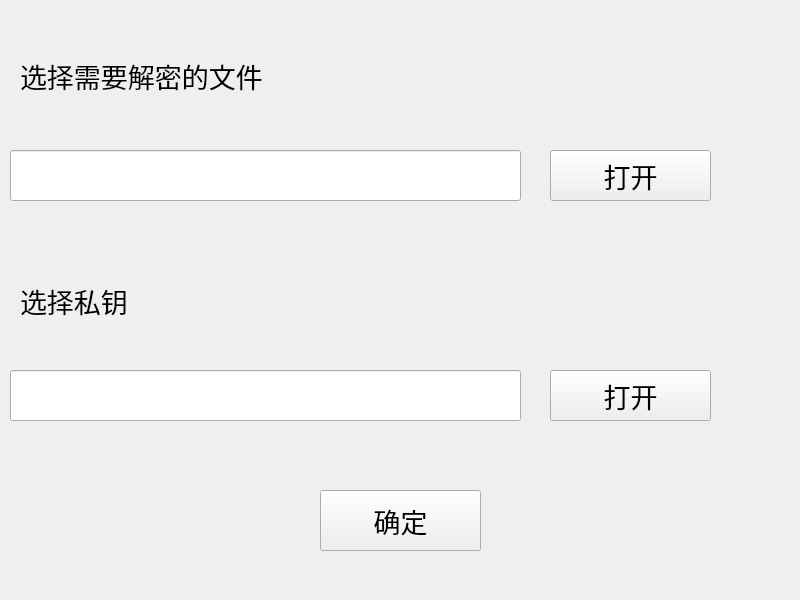
<?xml version="1.0" encoding="UTF-8"?>
<ui version="4.0">
 <class>hashSum</class>
 <widget class="QWidget" name="hashSum">
  <property name="geometry">
   <rect>
    <x>0</x>
    <y>0</y>
    <width>800</width>
    <height>600</height>
   </rect>
  </property>
  <property name="windowTitle">
   <string>RSA解密</string>
  </property>
  <widget class="QLabel" name="label">
   <property name="geometry">
    <rect>
     <x>20</x>
     <y>30</y>
     <width>621</width>
     <height>91</height>
    </rect>
   </property>
   <property name="font">
    <font>
     <family>隶书</family>
     <pointsize>20</pointsize>
    </font>
   </property>
   <property name="text">
    <string>选择需要解密的文件</string>
   </property>
   <property name="wordWrap">
    <bool>true</bool>
   </property>
  </widget>
  <widget class="QLineEdit" name="file_dir">
   <property name="geometry">
    <rect>
     <x>10</x>
     <y>150</y>
     <width>511</width>
     <height>51</height>
    </rect>
   </property>
  </widget>
  <widget class="QPushButton" name="selectFile">
   <property name="geometry">
    <rect>
     <x>550</x>
     <y>150</y>
     <width>161</width>
     <height>51</height>
    </rect>
   </property>
   <property name="font">
    <font>
     <family>幼圆</family>
     <pointsize>20</pointsize>
    </font>
   </property>
   <property name="text">
    <string>打开</string>
   </property>
  </widget>
  <widget class="QPushButton" name="fire">
   <property name="geometry">
    <rect>
     <x>320</x>
     <y>490</y>
     <width>161</width>
     <height>61</height>
    </rect>
   </property>
   <property name="font">
    <font>
     <family>等线</family>
     <pointsize>20</pointsize>
    </font>
   </property>
   <property name="text">
    <string>确定</string>
   </property>
  </widget>
  <widget class="QLineEdit" name="privateKey_dir">
   <property name="geometry">
    <rect>
     <x>10</x>
     <y>370</y>
     <width>511</width>
     <height>51</height>
    </rect>
   </property>
  </widget>
  <widget class="QPushButton" name="selectpvk">
   <property name="geometry">
    <rect>
     <x>550</x>
     <y>370</y>
     <width>161</width>
     <height>51</height>
    </rect>
   </property>
   <property name="font">
    <font>
     <family>幼圆</family>
     <pointsize>20</pointsize>
    </font>
   </property>
   <property name="text">
    <string>打开</string>
   </property>
  </widget>
  <widget class="QLabel" name="label_2">
   <property name="geometry">
    <rect>
     <x>20</x>
     <y>250</y>
     <width>251</width>
     <height>101</height>
    </rect>
   </property>
   <property name="font">
    <font>
     <family>隶书</family>
     <pointsize>20</pointsize>
    </font>
   </property>
   <property name="text">
    <string>选择私钥</string>
   </property>
  </widget>
 </widget>
 <resources/>
 <connections/>
</ui>
